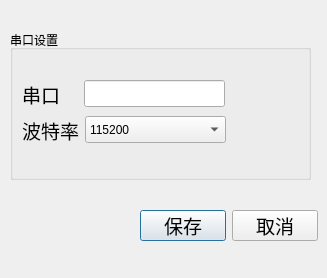
<?xml version="1.0" encoding="UTF-8"?>
<ui version="4.0">
 <class>CommunicationProperty</class>
 <widget class="QDialog" name="CommunicationProperty">
  <property name="geometry">
   <rect>
    <x>0</x>
    <y>0</y>
    <width>327</width>
    <height>278</height>
   </rect>
  </property>
  <property name="windowTitle">
   <string>communication  property</string>
  </property>
  <widget class="QGroupBox" name="groupBox">
   <property name="geometry">
    <rect>
     <x>10</x>
     <y>30</y>
     <width>301</width>
     <height>150</height>
    </rect>
   </property>
   <property name="title">
    <string>串口设置</string>
   </property>
   <widget class="QLabel" name="label_3">
    <property name="geometry">
     <rect>
      <x>12</x>
      <y>50</y>
      <width>56</width>
      <height>28</height>
     </rect>
    </property>
    <property name="font">
     <font>
      <pointsize>14</pointsize>
      <italic>false</italic>
     </font>
    </property>
    <property name="text">
     <string>串口    </string>
    </property>
   </widget>
   <widget class="QLineEdit" name="com_name">
    <property name="geometry">
     <rect>
      <x>74</x>
      <y>50</y>
      <width>141</width>
      <height>27</height>
     </rect>
    </property>
   </widget>
   <widget class="QLabel" name="label_4">
    <property name="geometry">
     <rect>
      <x>12</x>
      <y>86</y>
      <width>57</width>
      <height>28</height>
     </rect>
    </property>
    <property name="font">
     <font>
      <pointsize>14</pointsize>
      <italic>false</italic>
     </font>
    </property>
    <property name="text">
     <string>波特率</string>
    </property>
   </widget>
   <widget class="QComboBox" name="baud_rate">
    <property name="geometry">
     <rect>
      <x>75</x>
      <y>86</y>
      <width>141</width>
      <height>27</height>
     </rect>
    </property>
    <item>
     <property name="text">
      <string>115200</string>
     </property>
    </item>
    <item>
     <property name="text">
      <string>9600</string>
     </property>
    </item>
   </widget>
  </widget>
  <widget class="QWidget" name="">
   <property name="geometry">
    <rect>
     <x>140</x>
     <y>210</y>
     <width>178</width>
     <height>31</height>
    </rect>
   </property>
   <layout class="QHBoxLayout" name="horizontalLayout">
    <item>
     <widget class="QPushButton" name="btn_save">
      <property name="font">
       <font>
        <pointsize>14</pointsize>
       </font>
      </property>
      <property name="text">
       <string>保存</string>
      </property>
     </widget>
    </item>
    <item>
     <widget class="QPushButton" name="btn_cancle">
      <property name="font">
       <font>
        <pointsize>14</pointsize>
       </font>
      </property>
      <property name="text">
       <string>取消</string>
      </property>
     </widget>
    </item>
   </layout>
  </widget>
 </widget>
 <resources/>
 <connections/>
</ui>
